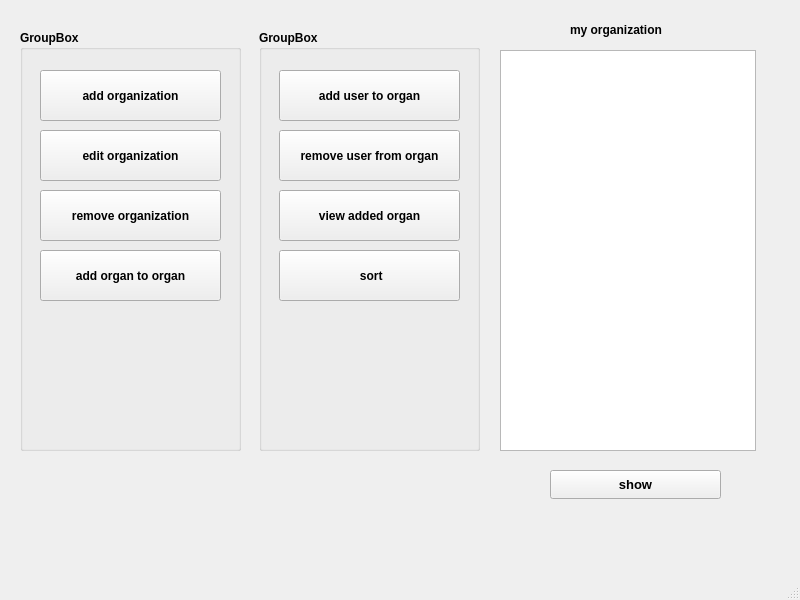
<?xml version="1.0" encoding="UTF-8"?>
<ui version="4.0">
 <class>organ_manegment</class>
 <widget class="QMainWindow" name="organ_manegment">
  <property name="geometry">
   <rect>
    <x>0</x>
    <y>0</y>
    <width>800</width>
    <height>600</height>
   </rect>
  </property>
  <property name="windowTitle">
   <string>MainWindow</string>
  </property>
  <widget class="QWidget" name="centralwidget">
   <widget class="QListWidget" name="listWidget">
    <property name="geometry">
     <rect>
      <x>500</x>
      <y>50</y>
      <width>256</width>
      <height>401</height>
     </rect>
    </property>
   </widget>
   <widget class="QLabel" name="label">
    <property name="geometry">
     <rect>
      <x>570</x>
      <y>20</y>
      <width>181</width>
      <height>20</height>
     </rect>
    </property>
    <property name="font">
     <font>
      <bold>true</bold>
     </font>
    </property>
    <property name="text">
     <string>my organization</string>
    </property>
   </widget>
   <widget class="QPushButton" name="show_my_organization_btn">
    <property name="geometry">
     <rect>
      <x>550</x>
      <y>470</y>
      <width>171</width>
      <height>29</height>
     </rect>
    </property>
    <property name="font">
     <font>
      <pointsize>10</pointsize>
      <bold>true</bold>
     </font>
    </property>
    <property name="text">
     <string>show</string>
    </property>
   </widget>
   <widget class="QGroupBox" name="groupBox">
    <property name="geometry">
     <rect>
      <x>20</x>
      <y>30</y>
      <width>221</width>
      <height>421</height>
     </rect>
    </property>
    <property name="font">
     <font>
      <bold>true</bold>
     </font>
    </property>
    <property name="title">
     <string>GroupBox</string>
    </property>
    <widget class="QPushButton" name="pushButton">
     <property name="geometry">
      <rect>
       <x>20</x>
       <y>40</y>
       <width>181</width>
       <height>51</height>
      </rect>
     </property>
     <property name="text">
      <string>add organization</string>
     </property>
    </widget>
    <widget class="QPushButton" name="pushButton_2">
     <property name="geometry">
      <rect>
       <x>20</x>
       <y>100</y>
       <width>181</width>
       <height>51</height>
      </rect>
     </property>
     <property name="text">
      <string>edit organization</string>
     </property>
    </widget>
    <widget class="QPushButton" name="pushButton_3">
     <property name="geometry">
      <rect>
       <x>20</x>
       <y>160</y>
       <width>181</width>
       <height>51</height>
      </rect>
     </property>
     <property name="text">
      <string>remove organization</string>
     </property>
    </widget>
    <widget class="QPushButton" name="pushButton_8">
     <property name="geometry">
      <rect>
       <x>20</x>
       <y>220</y>
       <width>181</width>
       <height>51</height>
      </rect>
     </property>
     <property name="text">
      <string>add organ to organ</string>
     </property>
    </widget>
   </widget>
   <widget class="QGroupBox" name="groupBox_2">
    <property name="geometry">
     <rect>
      <x>259</x>
      <y>30</y>
      <width>221</width>
      <height>421</height>
     </rect>
    </property>
    <property name="font">
     <font>
      <bold>true</bold>
     </font>
    </property>
    <property name="title">
     <string>GroupBox</string>
    </property>
    <widget class="QPushButton" name="pushButton_4">
     <property name="geometry">
      <rect>
       <x>20</x>
       <y>40</y>
       <width>181</width>
       <height>51</height>
      </rect>
     </property>
     <property name="text">
      <string>add user to organ</string>
     </property>
    </widget>
    <widget class="QPushButton" name="pushButton_5">
     <property name="geometry">
      <rect>
       <x>20</x>
       <y>100</y>
       <width>181</width>
       <height>51</height>
      </rect>
     </property>
     <property name="text">
      <string>remove user from organ</string>
     </property>
    </widget>
    <widget class="QPushButton" name="pushButton_6">
     <property name="geometry">
      <rect>
       <x>20</x>
       <y>160</y>
       <width>181</width>
       <height>51</height>
      </rect>
     </property>
     <property name="text">
      <string>view added organ</string>
     </property>
    </widget>
    <widget class="QPushButton" name="pushButton_7">
     <property name="geometry">
      <rect>
       <x>20</x>
       <y>220</y>
       <width>181</width>
       <height>51</height>
      </rect>
     </property>
     <property name="text">
      <string> sort</string>
     </property>
    </widget>
   </widget>
  </widget>
  <widget class="QMenuBar" name="menubar">
   <property name="geometry">
    <rect>
     <x>0</x>
     <y>0</y>
     <width>800</width>
     <height>26</height>
    </rect>
   </property>
  </widget>
  <widget class="QStatusBar" name="statusbar"/>
 </widget>
 <resources/>
 <connections/>
</ui>
